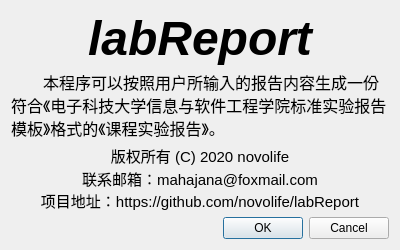
<?xml version="1.0" encoding="UTF-8"?>
<ui version="4.0">
 <class>about</class>
 <widget class="QDialog" name="about">
  <property name="geometry">
   <rect>
    <x>0</x>
    <y>0</y>
    <width>400</width>
    <height>250</height>
   </rect>
  </property>
  <property name="sizePolicy">
   <sizepolicy hsizetype="Fixed" vsizetype="Fixed">
    <horstretch>0</horstretch>
    <verstretch>0</verstretch>
   </sizepolicy>
  </property>
  <property name="minimumSize">
   <size>
    <width>400</width>
    <height>250</height>
   </size>
  </property>
  <property name="maximumSize">
   <size>
    <width>400</width>
    <height>250</height>
   </size>
  </property>
  <property name="font">
   <font>
    <family>Arial</family>
   </font>
  </property>
  <property name="windowTitle">
   <string>Dialog</string>
  </property>
  <layout class="QVBoxLayout" name="verticalLayout">
   <item>
    <widget class="QLabel" name="label">
     <property name="text">
      <string>&lt;html&gt;&lt;head/&gt;&lt;body&gt;&lt;p align=&quot;center&quot;&gt;&lt;span style=&quot; font-size:36pt; font-weight:600; font-style:italic;&quot;&gt;labReport&lt;/span&gt;&lt;/p&gt;&lt;/body&gt;&lt;/html&gt;</string>
     </property>
    </widget>
   </item>
   <item>
    <widget class="QLabel" name="label_2">
     <property name="sizePolicy">
      <sizepolicy hsizetype="Preferred" vsizetype="Fixed">
       <horstretch>0</horstretch>
       <verstretch>0</verstretch>
      </sizepolicy>
     </property>
     <property name="font">
      <font>
       <pointsize>12</pointsize>
      </font>
     </property>
     <property name="text">
      <string>　　本程序可以按照用户所输入的报告内容生成一份符合《电子科技大学信息与软件工程学院标准实验报告模板》格式的《课程实验报告》。</string>
     </property>
     <property name="wordWrap">
      <bool>true</bool>
     </property>
    </widget>
   </item>
   <item>
    <layout class="QVBoxLayout" name="verticalLayout_2">
     <property name="spacing">
      <number>0</number>
     </property>
     <item>
      <widget class="QLabel" name="label_3">
       <property name="font">
        <font>
         <pointsize>11</pointsize>
        </font>
       </property>
       <property name="text">
        <string>版权所有 (C) 2020 novolife</string>
       </property>
       <property name="alignment">
        <set>Qt::AlignCenter</set>
       </property>
      </widget>
     </item>
     <item>
      <widget class="QLabel" name="label_4">
       <property name="font">
        <font>
         <pointsize>11</pointsize>
        </font>
       </property>
       <property name="text">
        <string>联系邮箱：mahajana@foxmail.com</string>
       </property>
       <property name="alignment">
        <set>Qt::AlignCenter</set>
       </property>
      </widget>
     </item>
     <item>
      <widget class="QLabel" name="label_5">
       <property name="font">
        <font>
         <pointsize>11</pointsize>
        </font>
       </property>
       <property name="text">
        <string>项目地址：https://github.com/novolife/labReport</string>
       </property>
       <property name="alignment">
        <set>Qt::AlignCenter</set>
       </property>
      </widget>
     </item>
    </layout>
   </item>
   <item>
    <widget class="QDialogButtonBox" name="buttonBox">
     <property name="orientation">
      <enum>Qt::Horizontal</enum>
     </property>
     <property name="standardButtons">
      <set>QDialogButtonBox::Cancel|QDialogButtonBox::Ok</set>
     </property>
    </widget>
   </item>
  </layout>
 </widget>
 <resources/>
 <connections>
  <connection>
   <sender>buttonBox</sender>
   <signal>accepted()</signal>
   <receiver>about</receiver>
   <slot>accept()</slot>
   <hints>
    <hint type="sourcelabel">
     <x>248</x>
     <y>254</y>
    </hint>
    <hint type="destinationlabel">
     <x>157</x>
     <y>274</y>
    </hint>
   </hints>
  </connection>
  <connection>
   <sender>buttonBox</sender>
   <signal>rejected()</signal>
   <receiver>about</receiver>
   <slot>reject()</slot>
   <hints>
    <hint type="sourcelabel">
     <x>316</x>
     <y>260</y>
    </hint>
    <hint type="destinationlabel">
     <x>286</x>
     <y>274</y>
    </hint>
   </hints>
  </connection>
 </connections>
</ui>
